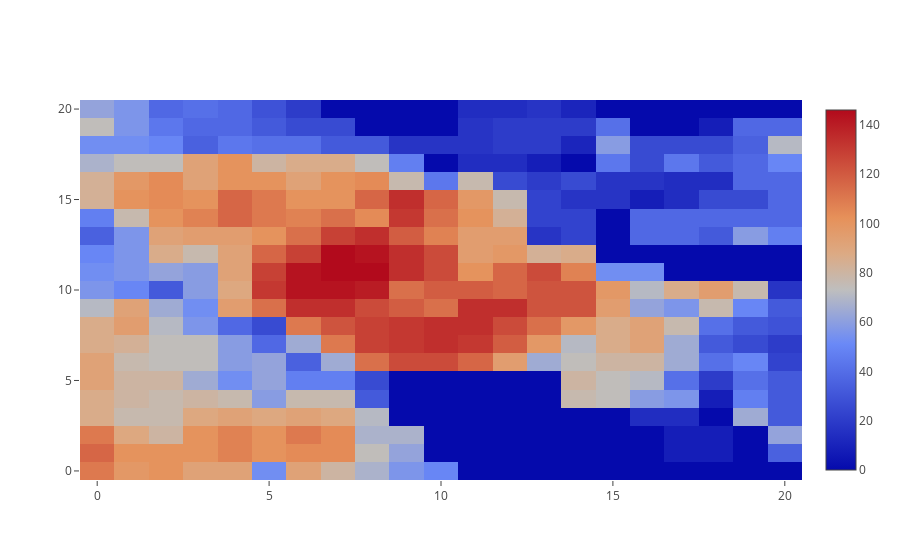
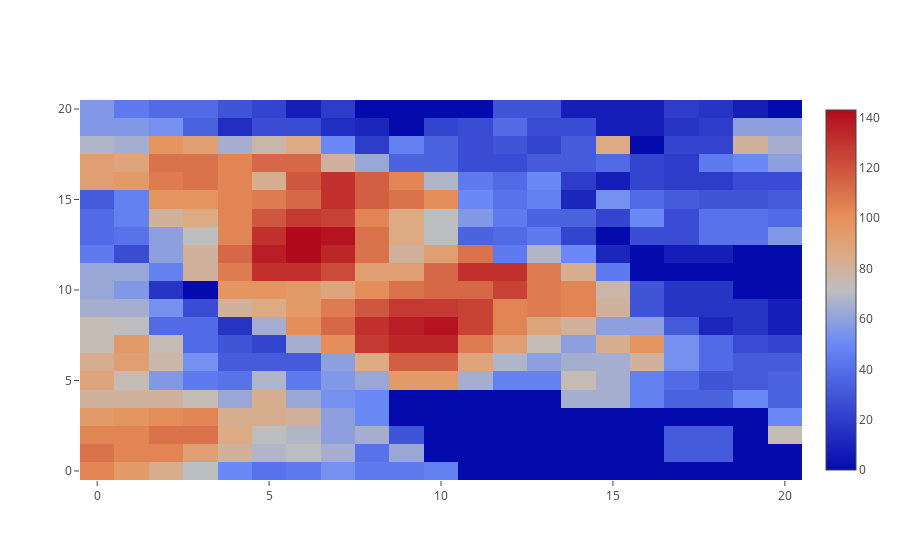
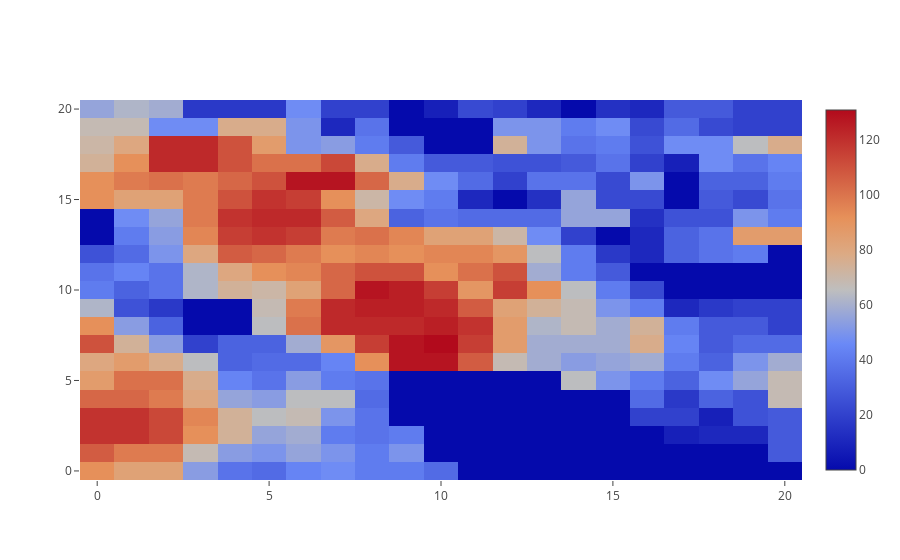

These figures' notebook cell, in order:
### Code cell
sorted_idx = np.argsort(y, axis=0)
for X in [X14, X13, X12]:
    rank = -100
    print(y[sorted_idx[rank]])
    z = X[sorted_idx[rank, 0], :, :, 0]
    trace = go.Heatmap(z=z)
    data = [trace]
    iplot(data, filename='radar heat map')

### Figure 1 — Plotly figure (JSON) as saved in the notebook; plotly's stock layout.template omitted (floating-point values rounded to 4 significant figures; data arrays with more than 128 entries replaced by an {"elided": "..."} marker saying what was removed)
{"data": [{"type": "heatmap", "z": {"elided": "21x21 int values"}}], "layout": {}}

### Figure 2 — Plotly figure (JSON) as saved in the notebook; plotly's stock layout.template omitted (floating-point values rounded to 4 significant figures; data arrays with more than 128 entries replaced by an {"elided": "..."} marker saying what was removed)
{"data": [{"type": "heatmap", "z": {"elided": "21x21 int values"}}], "layout": {}}

### Figure 3 — Plotly figure (JSON) as saved in the notebook; plotly's stock layout.template omitted (floating-point values rounded to 4 significant figures; data arrays with more than 128 entries replaced by an {"elided": "..."} marker saying what was removed)
{"data": [{"type": "heatmap", "z": {"elided": "21x21 int values"}}], "layout": {}}
